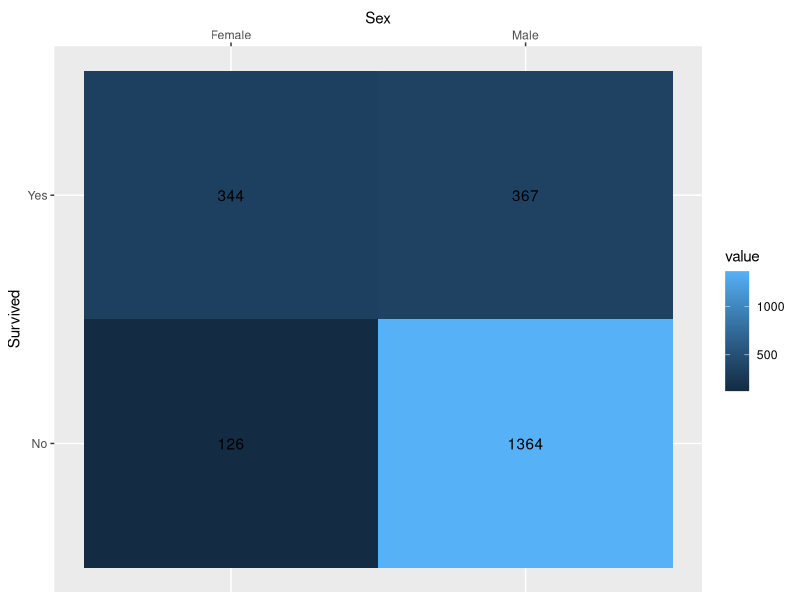

Generate this figure with R:
## ---- chunk 1
knitr::opts_chunk$set(
  collapse = TRUE,
  comment = "#>",
  fig.path = "man/figures/README-",
  out.width = "100%"
)
## ---- chunk 2
# library(ggverbatim)
library(tidyverse)
library(magrittr)

Titanic %>% 
  data.frame() %>% 
  tibble() %>% 
  uncount(Freq) %>% 
  count(Survived, Sex) %>% 
  pivot_wider(names_from = Sex, values_from = n) ->
vis_arrangement

vis_arrangement
## ---- chunk 3
vis_arrangement %>% 
  pivot_longer(cols = -1, names_to = "Sex") %>% 
ggplot() + 
  aes(x = Sex) + 
  aes(y = Survived) + 
  aes(label = value) + 
  aes(fill = value) + 
  geom_tile() + 
  geom_text() + 
  scale_x_discrete(position = "top")



